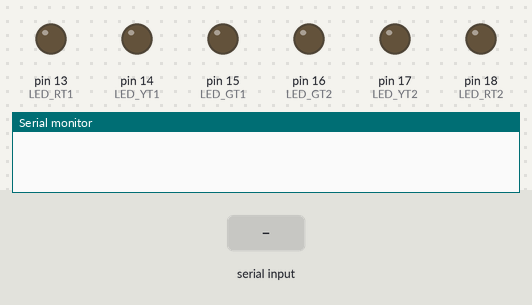
Bench run of a sketch on a simulated Arduino Uno, built with avr-gcc and run on an emulated ATmega328P. Shown: output pins drawn as LEDs (lit = HIGH), the last lines printed to the serial monitor. Dashed ring = blinking. The test bench sets the inputs (shaded band).

Above: at 1.2 s.
1.3 s: "RB,1\n" received over Serial
At 1.75 s:
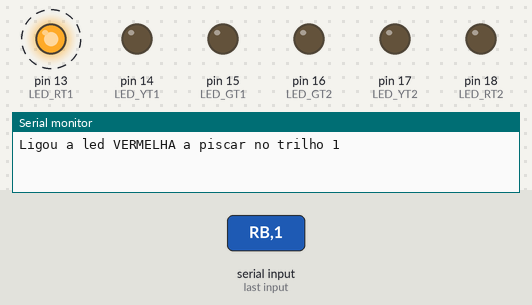
4.3 s: "YE,1\n" received over Serial
At 4.9 s:
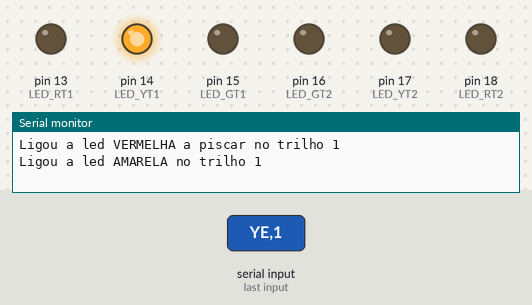
5.8 s: "GE,1\n" received over Serial
At 7.2 s:
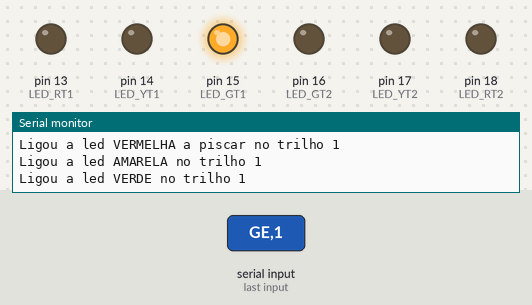
Timing chart, 0 to 8.8 s (numbered marks = the images above; inputs shaded):
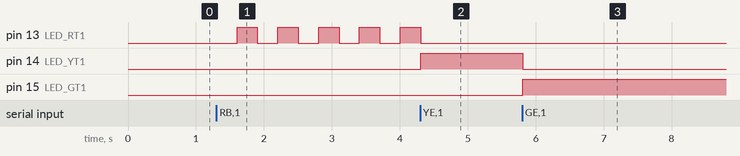

Measured:
- after the input at 1.3 s, pin 13 (LED_RT1): alternates HIGH for 0.30 s and LOW for 0.30 s, starting after 0.31 s
- after the input at 4.3 s, pin 13 (LED_RT1): goes on until 4.3 s, then stays LOW; pin 14 (LED_YT1): LOW → HIGH at once
- after the input at 5.8 s, pin 14 (LED_YT1): HIGH → LOW at once; pin 15 (LED_GT1): LOW → HIGH at once

The sketch:

sensors.ino
```cpp
#include <Arduino.h>
#include <DHT.h>

#define DHTPIN 4
#define DHTTYPE DHT11

#define MAX_TRACKS 99

DHT dht(DHTPIN, DHTTYPE);

// Define os pins digitais a que os leds estão conectados no trilho 1
#define LED_GT1 15
#define LED_YT1 14
#define LED_RT1 13

// Define os pins digitais a que os leds estão conectados no trilho 2
#define LED_GT2 16
#define LED_YT2 17
#define LED_RT2 18

bool blinking[MAX_TRACKS + 1];
unsigned long previousMillis[MAX_TRACKS + 1];
bool blinkState[MAX_TRACKS + 1];
const long blinkInterval = 300;


void setup() {
  Serial.begin(9600);
  dht.begin();

  for(int i = 1; i <= MAX_TRACKS; i++) {
    blinking[i] = false;
    blinkState[i] = false;
    previousMillis[i] = 0;
  }

  // Definir as LEDS como Output
  pinMode(LED_GT1, OUTPUT);
  pinMode(LED_YT1, OUTPUT);
  pinMode(LED_RT1, OUTPUT);
  pinMode(LED_GT2, OUTPUT);
  pinMode(LED_YT2, OUTPUT);
  pinMode(LED_RT2, OUTPUT);
}

void loop() {

  // --- Comandos via Serial ---
  if (Serial.available() > 0) {
    String cmd = Serial.readStringUntil('\n');
    cmd.trim();

    // === SENSOR ===
    if (cmd == "GTH") {

      float t = dht.readTemperature();
      float h = dht.readHumidity();

      if (isnan(t) || isnan(h)) {
        Serial.println("ERR:SENSOR");
      } else {
        Serial.print("TEMP&unit:celsius&value:");
        Serial.print((int)t);
        Serial.print("#HUM&unit:percentage&value:");
        Serial.println((int)h);
      }

    } else {
      processCommand(cmd);
    }
  }

  handleBlinking();
}


/* ================== TRACK COMMANDS ================== */

void processCommand(String command) {
  command.trim();

  // Encontra a posição da vírgula
  int commaIndex = command.indexOf(',');

  if(commaIndex == -1) {
    Serial.println("O formato do comando é inválido");
    return;
  }

  // Define o tipo do comando
  String cmdType = command.substring(0, commaIndex);

  // Define the track number
  String trackStr = command.substring(commaIndex + 1);
  int trackNum = trackStr.toInt();

  // Faz a validação do número do trilhp
  if(trackNum < 1 || trackNum > 99) {
    Serial.println("Número do trilho inválido");
    return;
  }

  if(trackNum > 2) {
    Serial.println("INFO: Comando aceite mas o trilho " + String(trackNum) + " não existe fisicamente");
    return;
  }

  // Executa o comando
  executeCommand(cmdType, trackNum);
}

void executeCommand(String cmdType, int trackNum) {
  // Desliga todas as luzes do trilho
  turnOffTrack(trackNum);

  if(cmdType != "RB") {
    blinking[trackNum] = false;
  }

  // Liga a LED pedida
  if(cmdType == "RE") {
    setTrackLED(trackNum, 'R', HIGH);
    Serial.println("Ligou a led VERMELHA no trilho " + String(trackNum));

  } else if(cmdType == "YE") {
    setTrackLED(trackNum, 'Y', HIGH);
    Serial.println("Ligou a led AMARELA no trilho " + String(trackNum));

  } else if(cmdType == "GE") {
    setTrackLED(trackNum, 'G', HIGH);
    Serial.println("Ligou a led VERDE no trilho " + String(trackNum));

  } else if(cmdType == "RB") {
    startBlinking(trackNum);
    Serial.println("Ligou a led VERMELHA a piscar no trilho " + String(trackNum));

  } else {
    Serial.println("Tipo de comando desconhecido");
  }
}

void turnOffTrack(int trackNum) {
  if(trackNum == 1) {
    digitalWrite(LED_GT1, LOW);
    digitalWrite(LED_YT1, LOW);
    digitalWrite(LED_RT1, LOW);
  } else if(trackNum == 2) {
    digitalWrite(LED_GT2, LOW);
    digitalWrite(LED_YT2, LOW);
    digitalWrite(LED_RT2, LOW);
  }
}

void setTrackLED(int trackNum, char color, int state) {
  if(trackNum == 1) {
    if(color == 'R') digitalWrite(LED_RT1, state);
    else if(color == 'Y') digitalWrite(LED_YT1, state);
    else if(color == 'G') digitalWrite(LED_GT1, state);

  } else if(trackNum == 2) {
    if(color == 'R') digitalWrite(LED_RT2, state);
    else if(color == 'Y') digitalWrite(LED_YT2, state);
    else if(color == 'G') digitalWrite(LED_GT2, state);
  }
}

void startBlinking(int trackNum) {
  blinking[trackNum] = true;
  previousMillis[trackNum] = millis();
  blinkState[trackNum] = false;
}

void handleBlinking() {
  unsigned long currentMillis = millis();

  for(int track = 1; track <= MAX_TRACKS; track++) {
    if(blinking[track]) {
      if(currentMillis - previousMillis[track] >= blinkInterval) {
        previousMillis[track] = currentMillis;
        blinkState[track] = !blinkState[track];

        if(track <= 2) { // só acende se existir fisicamente
          setTrackLED(track, 'R', blinkState[track] ? HIGH : LOW);
        }
      }
    }
  }
}
```
